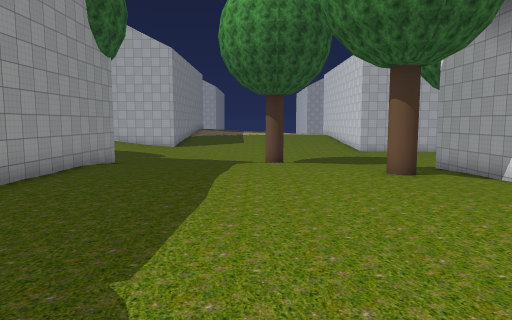
[1] (above)

24 first-person views from a walk through a scene from a Unity 3-D project. The camera is 1.4 m above the floor, tilts 6° down and sees 70° across. The floor is counted in squares, 2 m on a side. Each view is taken from the middle of a square. On the plan, view 1 faces up. The plan holds only what a view shows up to about 11 squares ahead; the rest is blank. The place goes on beyond the plan. Some trees and plants on the terrain are drawn as simple stand-ins. The player character is not drawn. Some animated figures are not drawn. Some surface patterns are stand-ins.

[2]
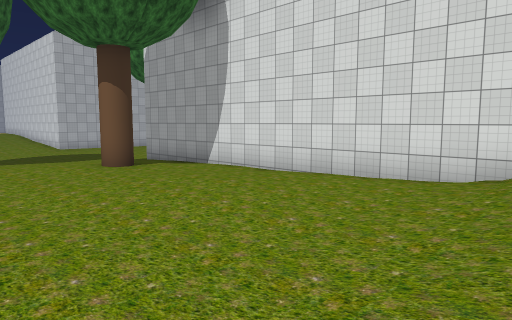

[3]
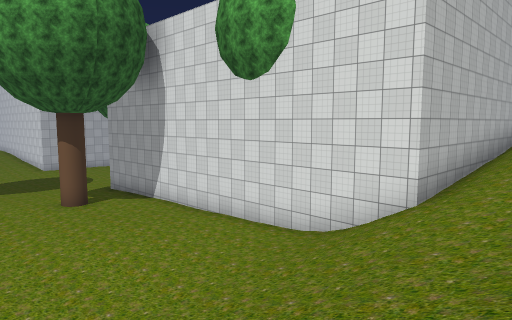

[4]
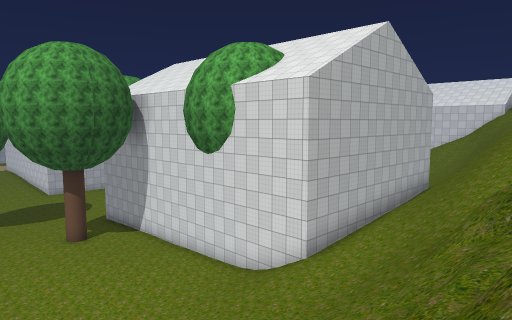

[5]
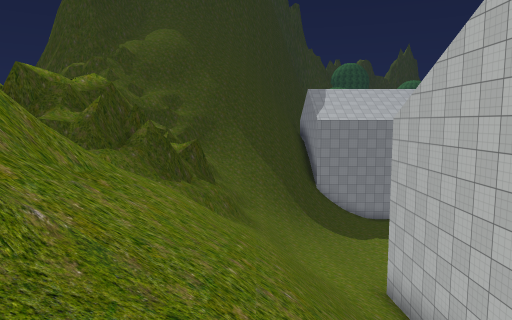

[6]
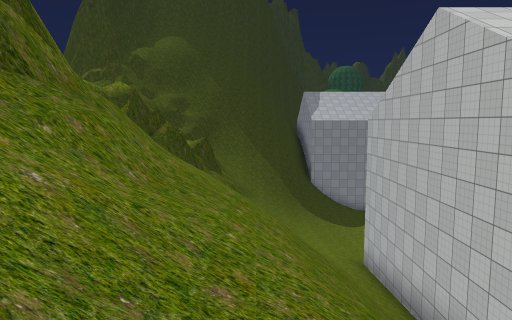

[7]
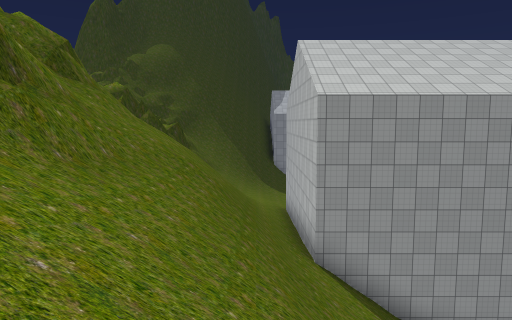

[8]
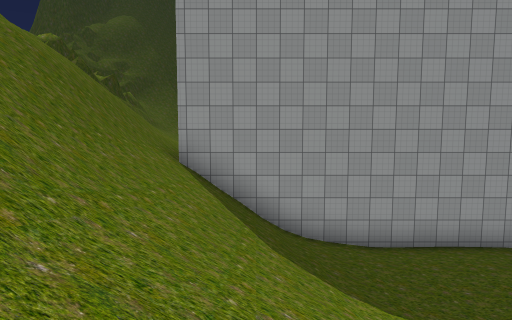

[9]
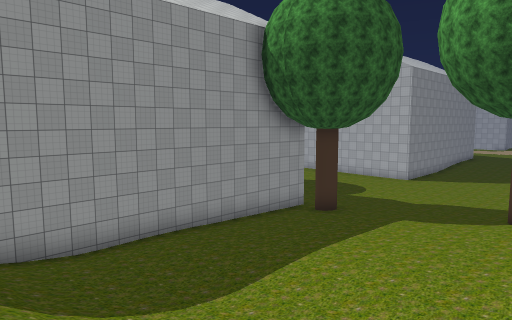

[10]
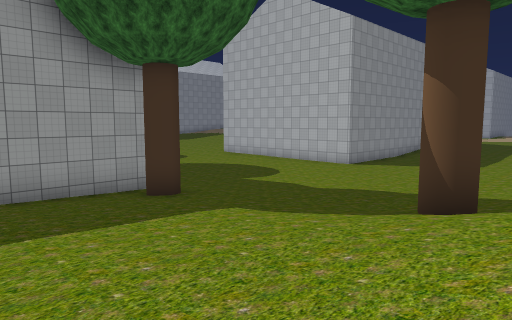

[11]
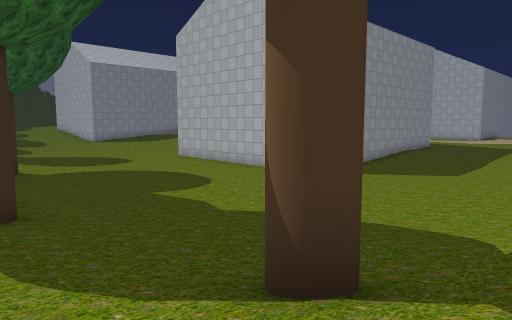

[12]
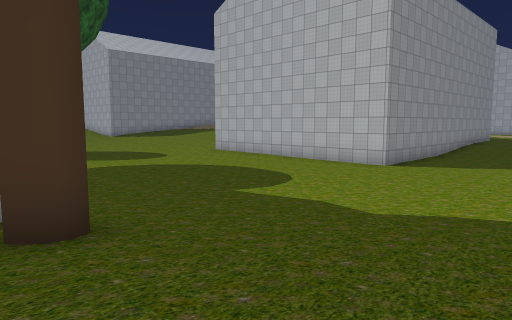

[13]
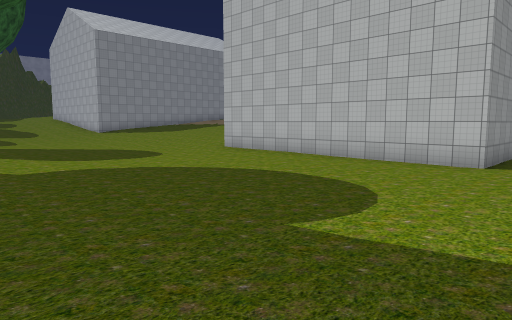

[14]
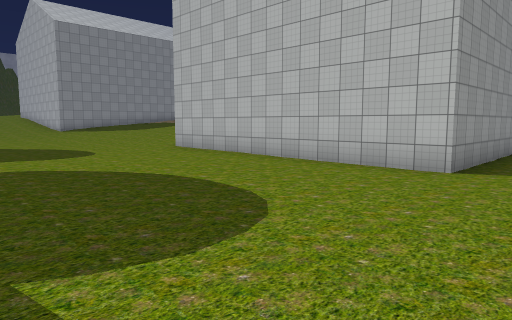

[15]
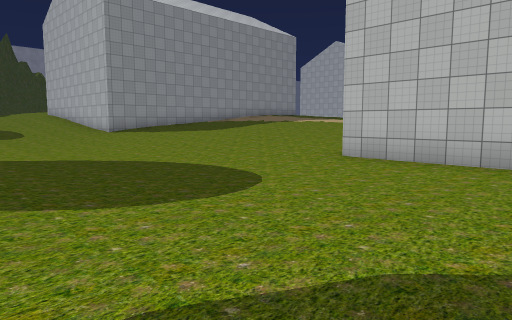

[16]
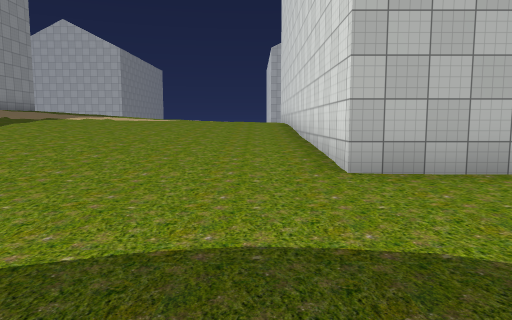

[17]
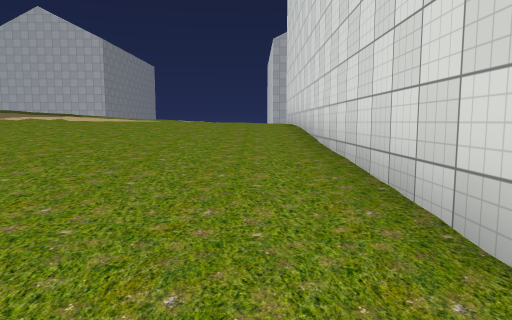

[18]
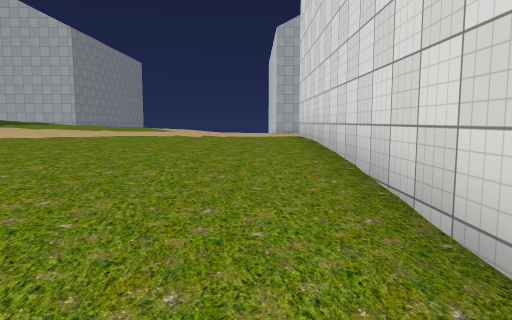

[19]
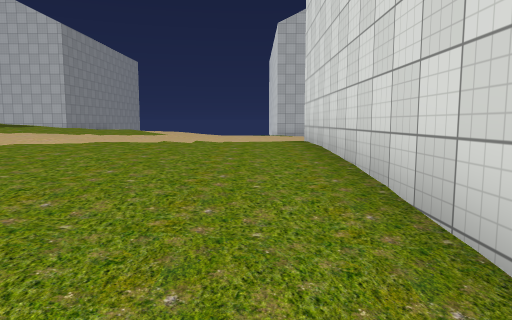

[20]
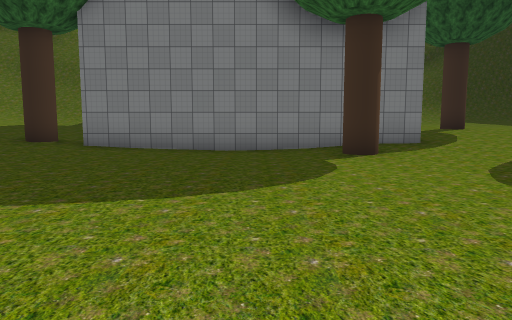

[21]
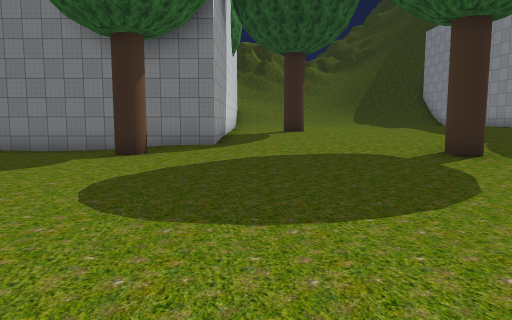

[22]
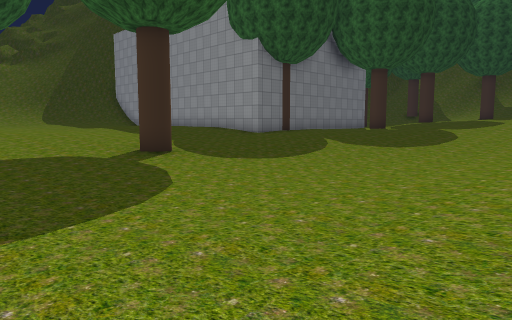

[23]
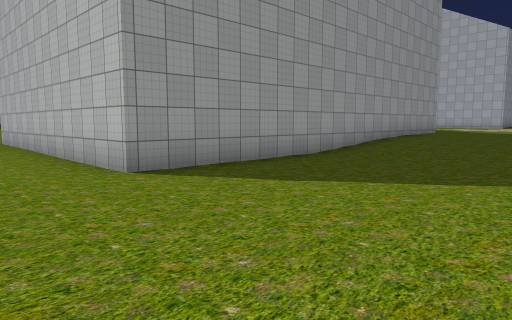

[24]
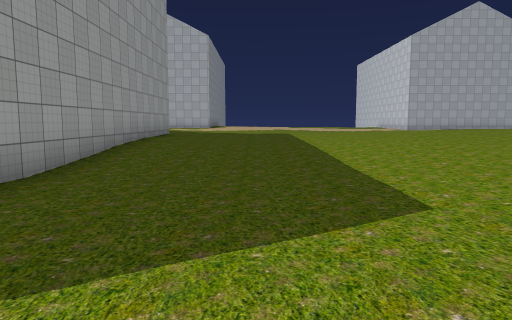

### Floor plan
Key: @ floor where view 1 was taken; # wall or solid block; . main floor; : floor 0.5 m higher than the main floor; - floor 0.5 m lower than the main floor; + floor 0.75 m higher than the main floor; * floor 1.25 m higher than the main floor; % floor 1.5 m higher than the main floor; & floor 2 m higher than the main floor; / step, stairs or slope; = window, fence, low wall or low ledge; v drop or lower ground; T tree.
Columns run from 8 left of view 1 to 22 right of it. Each row starts with its distance up from view 1.
 34        %*******
 33        %******#
 32        %******#       #::::::::
 31       %%******#       #::::::::
 30       %*******#       #::::::::
 29        *******#       #:::.::::
 28       *******+#       #.....:::
 27       *****+++#       #......:
 26        ***+++:#       #---...:
 25        ++++:::#       #---...
 24         +:::::#       #----..
 23          :::::#       #---...
 22          :::..#########---...
 21      :............---------..
 20 +:::....-------------------...
 19 ::::..----------------------..
 18  :::..------------....-.......
 17   ::...-----------...........:
 16    ::....--------...........::
 15     :::..T...............::::+
 14      ::::T::....T.......:::::+/
 13       :::::::::.T......:::::TT/
 12       ::::::::#########T::++**
 11    #+++::+::::#       #::++**%&
 10    #*++++++++:#       #::+***%&
  9    #**++++++T:#       #::+***%
  8    #****++++++#       #:++***%&
  7    #****++++++#       #:++****
  6     ***++++*++#       #++++***
  5     +***+++**+#       #:++**
  4      ****++*++#       #+**/
  3       ***++***#       #/////
  2       ********#       #////////
  1         * ////#########///////
  0         @ ///////////////////
 -1           ////////////=v=//////
 -2         / ////////////////////
 -3            ///////////////=//
 -4          /####=/  ///////##
 -5        / #  ###/   //##/
 -6              ##=    ###
 -7               ##
 -8               #/
 -9               #

Where each view was taken, in squares from view 1:
view 1: 0 up, 0 right, facing up
view 2: 1 up, 0 right, facing up-right
view 3: 2 down, 0 right, facing up-right
view 4: 5 down, 1 left, facing up-right
view 5: 3 down, 15 right, facing left
view 6: 3 down, 17 right, facing left
view 7: 1 down, 22 right, facing left
view 8: 2 up, 22 right, facing left
view 9: 2 up, 22 right, facing up-left
view 10: 8 up, 22 right, facing up-left
view 11: 11 up, 22 right, facing up-left
view 12: 11 up, 19 right, facing up-left
view 13: 13 up, 16 right, facing up-left
view 14: 15 up, 16 right, facing up-left
view 15: 15 up, 10 right, facing up-left
view 16: 17 up, 5 right, facing up
view 17: 20 up, 5 right, facing up
view 18: 24 up, 5 right, facing up
view 19: 25 up, 5 right, facing up
view 20: 21 up, 10 right, facing down
view 21: 22 up, 5 right, facing down
view 22: 22 up, 5 right, facing down-left
view 23: 19 up, 19 right, facing up-left
view 24: 21 up, 17 right, facing up
